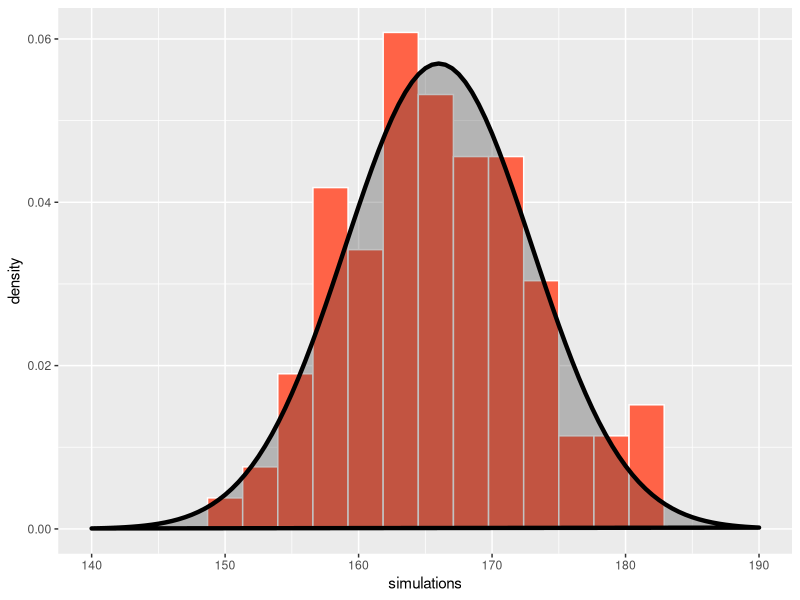
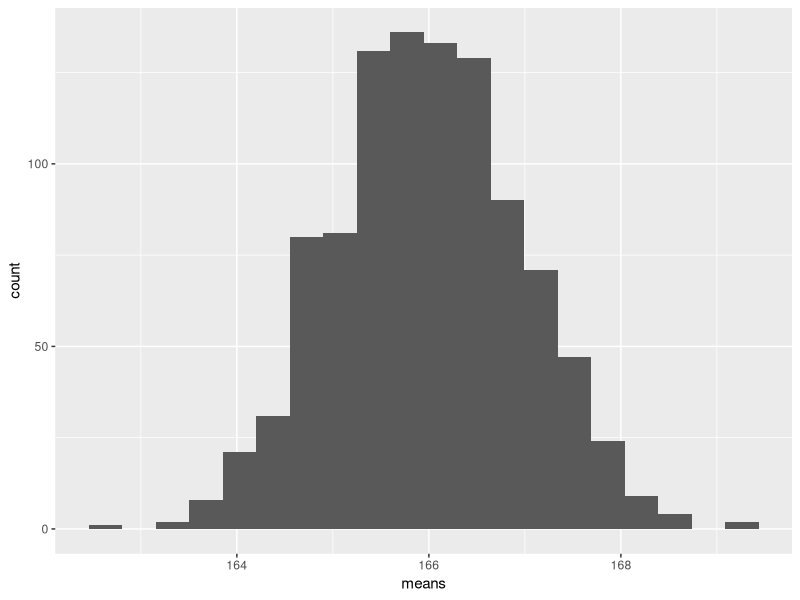
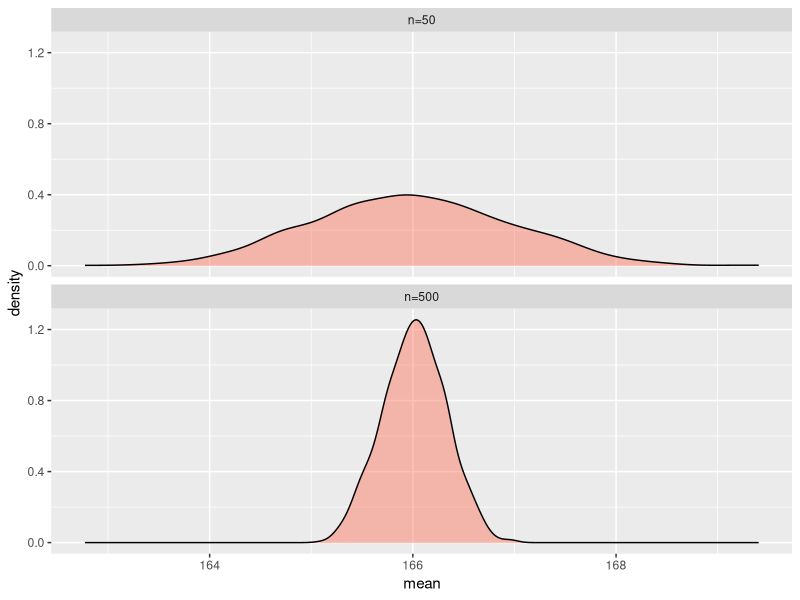

Here is the R script that generated these plots, in order:
## ---- chunk 1
simulations <- rnorm(n = 100, mean = 166, sd = 7)
## ---- chunk 2
library(tidyverse)
## ---- chunk 3
df_sim <- data.frame(simulations)

ggplot(df_sim) +
  geom_histogram(
      aes(x = simulations, y = after_stat(density)), 
      bins = 20, fill = "tomato", color = "white"
  ) +
  stat_function(
    fun = dnorm,
    args = list(mean = 166, sd = 7),
    linewidth = 1.5, geom = "polygon",
    alpha = 0.3, color = "black"
  ) +
  lims(x = c(140, 190))
## ---- chunk 4

## ---- chunk 5

## ---- chunk 6
mean(simulations)
sd(simulations)
## ---- chunk 7
set.seed(123) # for reproducible RNG
pop <- rnorm(n = 100000, 166, 7)
mean(pop)
## ---- chunk 8
samp <- sample(pop, 50, replace = FALSE)
## ---- chunk 9
mean(samp)
## ---- chunk 10
means <- replicate(1000, mean(sample(pop, 50, replace = FALSE)))
## ---- chunk 11
ggplot(data.frame(means), aes(x = means)) + 
    geom_histogram(bins = 20)
## ---- chunk 12
sd(means)
## ---- chunk 13
means500 <- replicate(1000, mean(sample(pop, 500, replace = FALSE)))
## ---- chunk 14
df_sd <- data.frame(
    sampsize = factor(rep(c("n=50", "n=500"), each = 1000)),
    mean = c(means, means500)
)

sd(means500)

ggplot(df_sd, aes(mean)) +
    geom_density(fill = "tomato", alpha = 0.4) +
    facet_wrap(~sampsize, nrow = 2)
## ---- chunk 15

## ---- chunk 16

## ---- chunk 17

